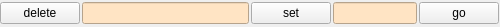
<?xml version="1.0" encoding="UTF-8"?>
<ui version="4.0">
 <class>Form</class>
 <widget class="QWidget" name="Form">
  <property name="geometry">
   <rect>
    <x>0</x>
    <y>0</y>
    <width>500</width>
    <height>27</height>
   </rect>
  </property>
  <property name="windowTitle">
   <string>Form</string>
  </property>
  <layout class="QVBoxLayout" name="verticalLayout">
   <property name="spacing">
    <number>2</number>
   </property>
   <property name="leftMargin">
    <number>0</number>
   </property>
   <property name="topMargin">
    <number>1</number>
   </property>
   <property name="rightMargin">
    <number>1</number>
   </property>
   <property name="bottomMargin">
    <number>1</number>
   </property>
   <item>
    <layout class="QHBoxLayout" name="layout0" stretch="0,2,0,1,0">
     <property name="spacing">
      <number>2</number>
     </property>
     <item>
      <widget class="QPushButton" name="deleteButton">
       <property name="toolTip">
        <string>delete this position set</string>
       </property>
       <property name="text">
        <string>delete</string>
       </property>
       <property name="iconSize">
        <size>
         <width>12</width>
         <height>12</height>
        </size>
       </property>
      </widget>
     </item>
     <item>
      <widget class="QLineEdit" name="title">
       <property name="toolTip">
        <string>description of this position set</string>
       </property>
       <property name="styleSheet">
        <string notr="true">background-color: bisque;</string>
       </property>
      </widget>
     </item>
     <item>
      <widget class="QPushButton" name="setButton">
       <property name="toolTip">
        <string>set this row from current EPICS readbacks</string>
       </property>
       <property name="text">
        <string>set</string>
       </property>
       <property name="iconSize">
        <size>
         <width>12</width>
         <height>12</height>
        </size>
       </property>
      </widget>
     </item>
     <item>
      <layout class="QHBoxLayout" name="positionersLayout">
       <property name="spacing">
        <number>2</number>
       </property>
       <item>
        <widget class="QLineEdit" name="position0">
         <property name="toolTip">
          <string>position value</string>
         </property>
         <property name="styleSheet">
          <string notr="true">background-color: bisque;</string>
         </property>
        </widget>
       </item>
      </layout>
     </item>
     <item>
      <widget class="QPushButton" name="goButton">
       <property name="toolTip">
        <string>drive to this position set</string>
       </property>
       <property name="text">
        <string>go</string>
       </property>
       <property name="iconSize">
        <size>
         <width>12</width>
         <height>12</height>
        </size>
       </property>
      </widget>
     </item>
    </layout>
   </item>
  </layout>
 </widget>
 <resources/>
 <connections/>
</ui>
